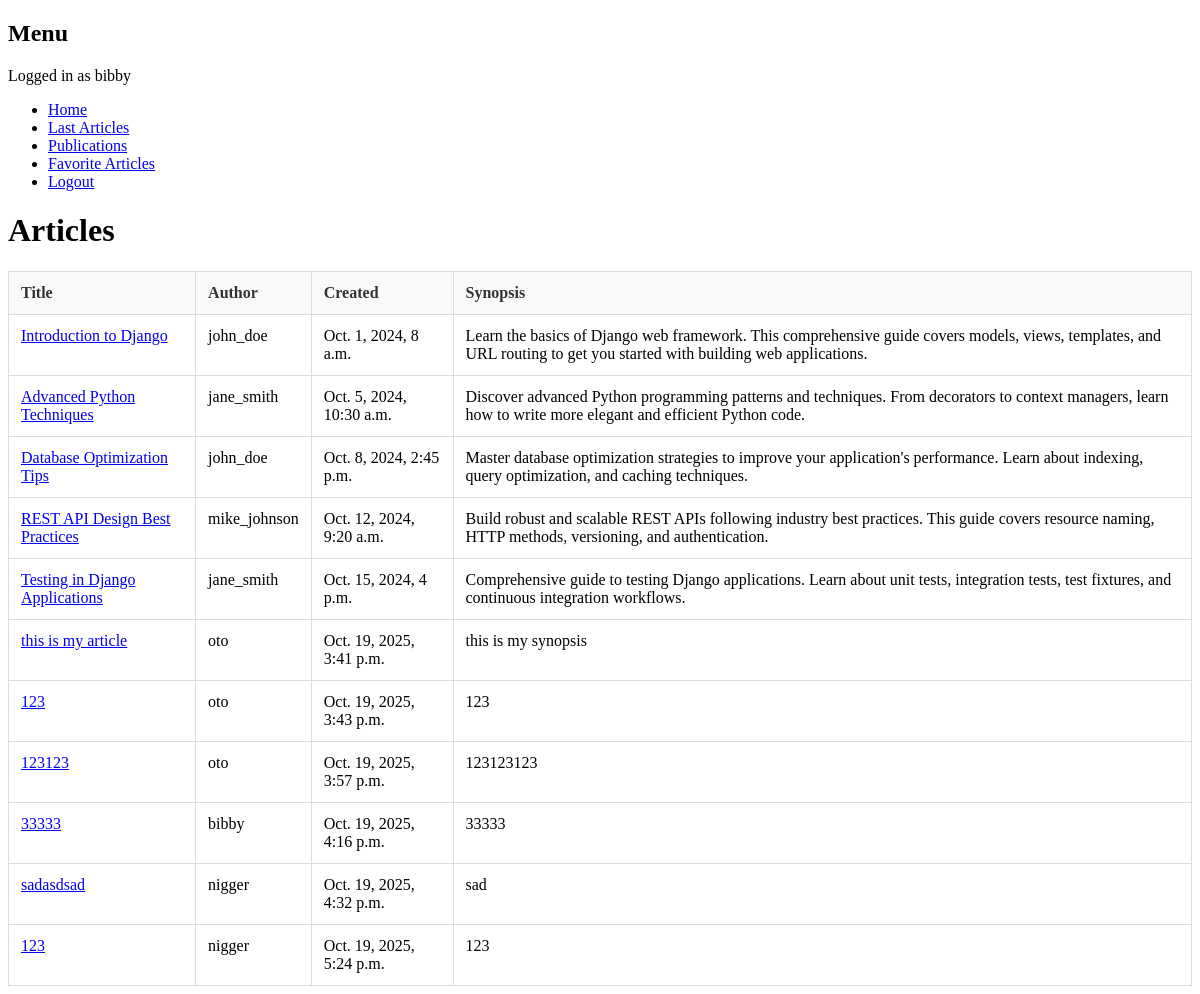
Screenshot of /articles/ (signed in) with the database file from the repository.
### core/models.py (models this page shows, shortened)
class Article(models.Model):
    title = models.CharField(max_length=64, null=False)
    author = models.ForeignKey(User, on_delete=models.CASCADE, null=False)
    created = models.DateTimeField(auto_now_add=True, null=False)
    synopsis = models.CharField(max_length=312, null=False)
    content = models.TextField(null=False)

### ex00/views/articles.py (the view)
# urls.py: path("articles/", ArticlesView.as_view(), name="articles"),
class ArticlesView(ListView):
    model = Article
    template_name = "ex00/articles.html"

### ex03/context_processors.py (called while the page is built)
def login_form_processor(request):
    if not request.user.is_authenticated:
        return {'login_form': LoginForm()}
    return {}

### templates/ex00/articles.html (shortened to what this page needs)
{% extends 'base.html' %}
{% block content %}
    <div class="container">
        <h1>Articles</h1>
        <table>
            <thead>
                <tr>
                    <th>Title</th>
                    <th>Author</th>
                    <th>Created</th>
                    <th>Synopsis</th>
                </tr>
            </thead>
            <tbody>
                {% for article in object_list %}
                    <tr>
                        <td><a href="{% url 'article_detail' article.id %}">{{ article.title }}</a></td>
                        <td>{{ article.author }}</td>
                        <td>{{ article.created }}</td>
                        <td>{{ article.synopsis }}</td>
                    </tr>
                {% endfor %}
            </tbody>
        </table>
    </div>
{% endblock %}

### templates/ex03/menu.html (shortened to what this page needs)
<nav>
    <h1>Menu</h1>
    <p>Logged in as {{ user.username }}</p>
    <ul>
        <li><a href="{% url 'home' %}">Home</a></li>
        <li><a href="{% url 'articles' %}">Last Articles</a></li>
        {% if user.is_authenticated %}
        <li><a href="{% url 'publications' %}">Publications</a></li>
        <li><a href="{% url 'favorite_articles' %}">Favorite Articles</a></li>
        <li><a href="{% url 'logout' %}">Logout</a></li>
        {% endif %}
    </ul>
</nav>

### templates/ex00/articles.html (style rules this page uses)
table { width: 100%; border-collapse: collapse; margin-top: 20px; }
th, td { border: 1px solid #ddd; padding: 12px; text-align: left; vertical-align: top; }
th { background-color: #f8f9fa; font-weight: bold; color: #333; }

### rows the page displays
Article: title "Introduction to Django", author "john_doe", created "Oct. 1, 2024, 8 a.m.", synopsis "Learn the basics of Django web framework. This comprehensive guide covers models, views, templates, and URL routing to get you started with building web applications."
Article: title "Advanced Python Techniques", author "jane_smith", created "Oct. 5, 2024, 10:30 a.m.", synopsis "Discover advanced Python programming patterns and techniques. From decorators to context managers, learn how to write more elegant and efficient Python code."
Article: title "Database Optimization Tips", author "john_doe", created "Oct. 8, 2024, 2:45 p.m.", synopsis "Master database optimization strategies to improve your application's performance. Learn about indexing, query optimization, and caching techniques."
Article: title "REST API Design Best Practices", author "mike_johnson", created "Oct. 12, 2024, 9:20 a.m.", synopsis "Build robust and scalable REST APIs following industry best practices. This guide covers resource naming, HTTP methods, versioning, and authentication."
Article: title "Testing in Django Applications", author "jane_smith", created "Oct. 15, 2024, 4 p.m.", synopsis "Comprehensive guide to testing Django applications. Learn about unit tests, integration tests, test fixtures, and continuous integration workflows."
Article: title "this is my article", author "oto", created "Oct. 19, 2025, 3:41 p.m.", synopsis "this is my synopsis"
Article: title "123", author "oto", created "Oct. 19, 2025, 3:43 p.m.", synopsis "123"
Article: title "123123", author "oto", created "Oct. 19, 2025, 3:57 p.m.", synopsis "123123123"
Article: title "33333", author "bibby", created "Oct. 19, 2025, 4:16 p.m.", synopsis "33333"
Article: title "sadasdsad", author "nigger", created "Oct. 19, 2025, 4:32 p.m.", synopsis "sad"
Article: title "123", author "nigger", created "Oct. 19, 2025, 5:24 p.m.", synopsis "123"

### other values shown
{{ user.username }} "bibby"
